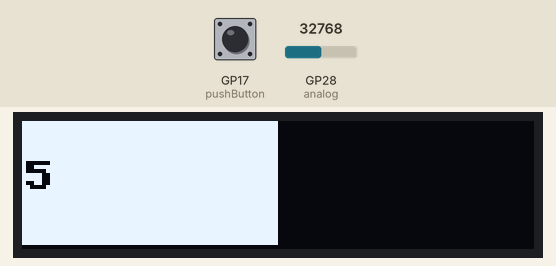
Recording of a program running on a simulated Raspberry Pi Pico running MicroPython. On the bench: 128×32 one-colour display. The inputs (shaded band) are chosen by the test bench; at power-on: GP17 (pushButton) HIGH, GP28 (analog) = 32768 (analog values on the 0–65535 scale). Library files of the repository ran but are not shown: ssd1306.py.

Above: at 1.2 s.
1.3 s: GP17 (pushButton) pulled LOW for 0.15 s
At 2.0 s:
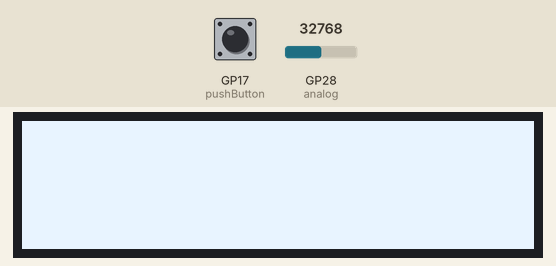
3.8 s: GP28 (analog) set to 45874
At 5.0 s:
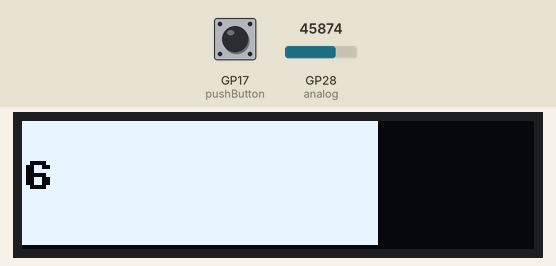
5.3 s: GP28 (analog) set to 57670
At 5.8 s:
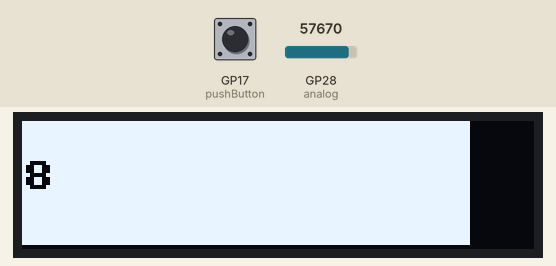
6.8 s: GP28 (analog) set to 65535
At 7.1 s:
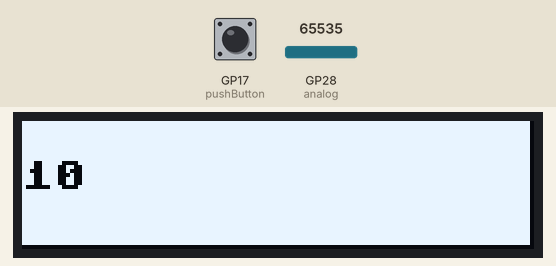
8.3 s: GP17 (pushButton) pulled LOW for 3.2 s
At 9.7 s:
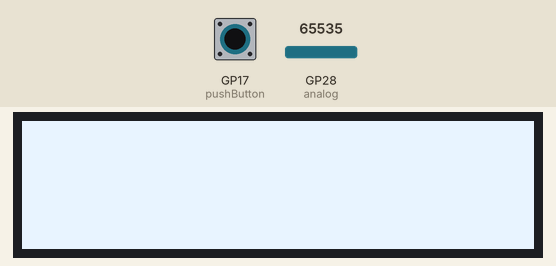
Timing chart, 0 to 11.3 s (numbered marks = the images above; inputs shaded):
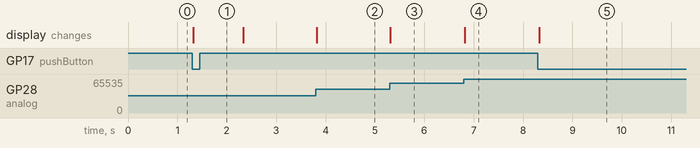

The program:

oled_pot.py
```python
from machine import Pin, I2C, ADC
from ssd1306 import SSD1306_I2C
import time

i2c = I2C(0, sda=Pin(4), scl=Pin(5))
oled = SSD1306_I2C(128, 32, i2c)

pushButton = Pin(17, Pin.IN, Pin.PULL_UP)
analog = ADC(28)

oled.fill(0)
oled.rect(0, 0, 127, 31, 1)

oled.text("Pico", 5, 22, 1)

oled.show()

while True:
    if pushButton.value() == 0:
        oled.fill(1)
        oled.show()
        time.sleep(1)
    reading = analog.read_u16() # 0 to 65535
    w = int(reading / 512)
    n = int(reading / 6553.5)
    oled.fill(0)
    oled.fill_rect(0, 0, w, 31, 1)
    oled.text(str(n), 0, 10, 0)
    oled.show()
    
```

Measured:
- after the input at 1.3 s, the display: changes at once (image 1)
- after the input at 3.8 s, the display: changes at once (image 2)
- after the input at 5.3 s, the display: changes at once (image 3)
- after the input at 6.8 s, the display: changes at once (image 4)
- after the input at 8.3 s, the display: changes at once (image 5)
